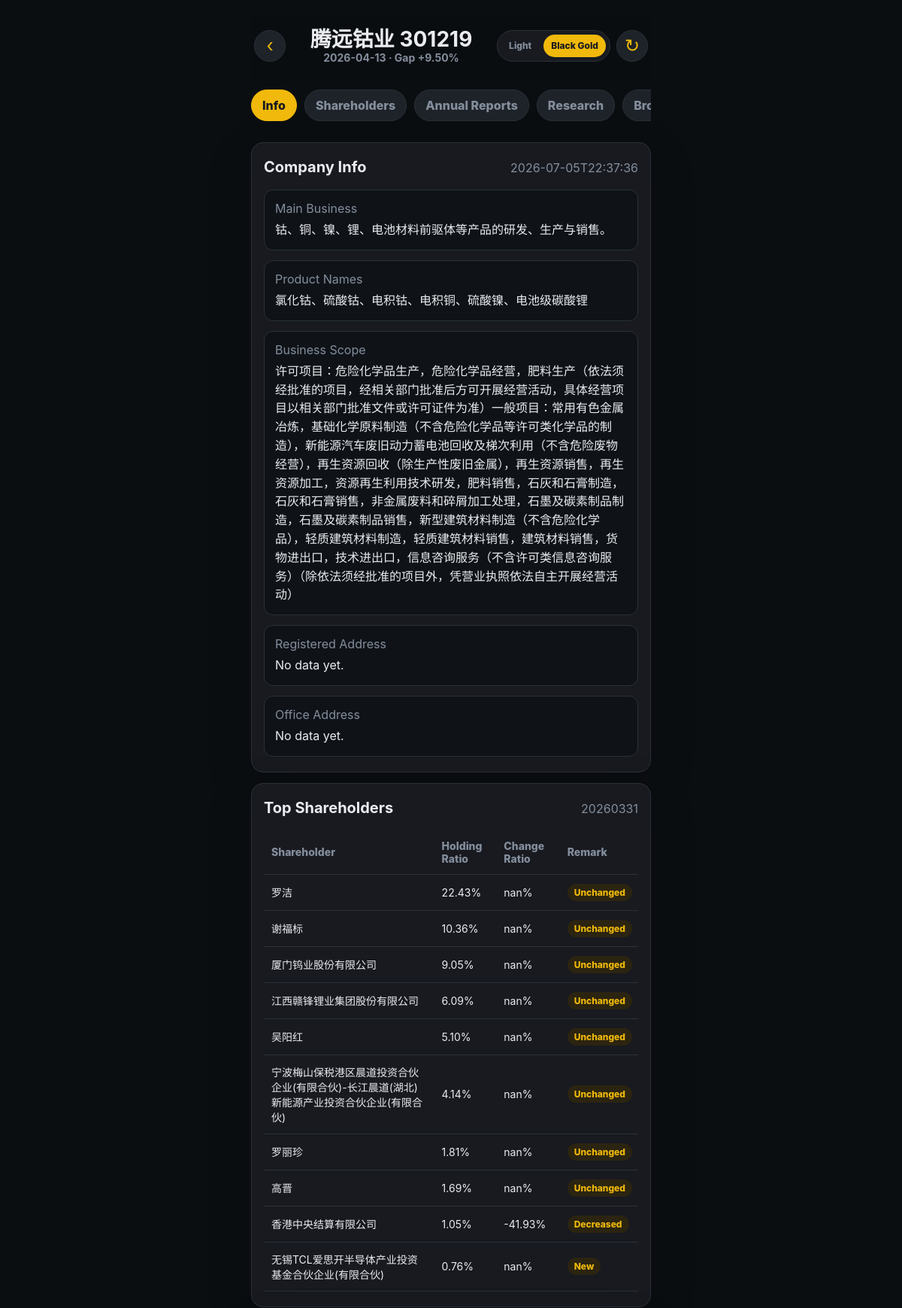
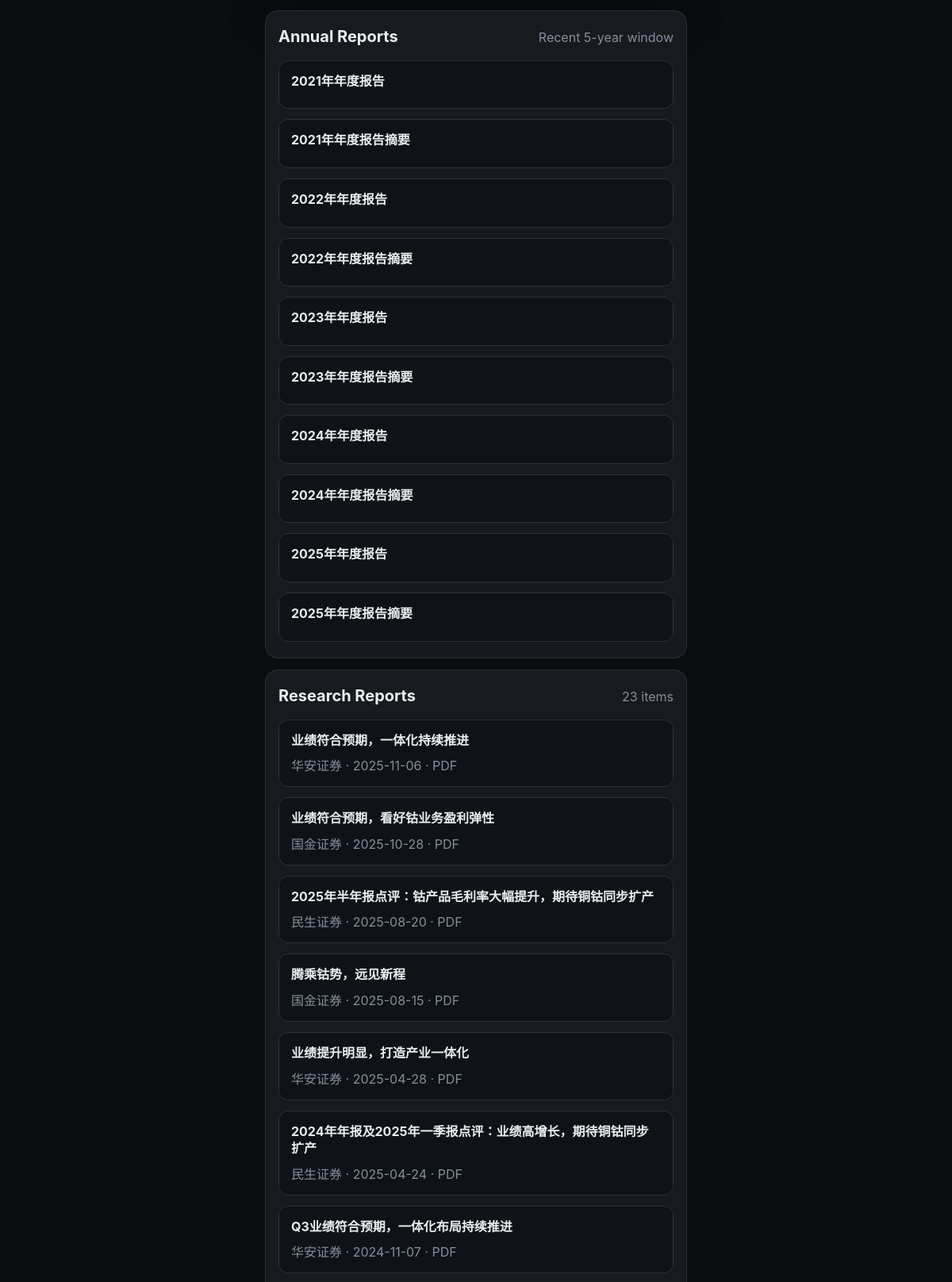
Page /company/301219 (upper part) on the committed database (2 pictures, top to bottom).
### tables this page shows
CREATE TABLE companies (
                code text primary key,
                name text not null,
                deleted integer not null default 0,
                created_at text not null default current_timestamp,
                updated_at text not null default current_timestamp
            );

CREATE TABLE gap_stocks (
                id integer primary key autoincrement,
                period text not null,
                code text not null,
                name text not null,
                announcement_date text,
                gap_gain real,
                source_file text,
                created_at text not null default current_timestamp,
                unique(period, code)
            );

CREATE TABLE company_info (
                code text primary key,
                main_business text,
                product_names text,
                business_scope text,
                raw_json text,
                fetched_at text,
                manual_updated_at text
            , registered_address text, office_address text);

CREATE TABLE shareholders (
                id integer primary key autoincrement,
                code text not null,
                report_period text not null,
                holder_name text,
                holder_type text,
                shares text,
                ratio text,
                change_text text,
                raw_json text,
                fetched_at text,
                unique(code, report_period, holder_name)
            );

CREATE TABLE annual_reports (
                id integer primary key autoincrement,
                code text not null,
                title text not null,
                url text,
                announcement_date text,
                raw_json text,
                fetched_at text,
                unique(code, title, announcement_date)
            );

CREATE TABLE research_reports (
                id integer primary key autoincrement,
                code text not null,
                title text not null,
                institution text,
                report_date text,
                pdf_url text,
                raw_json text,
                fetched_at text,
                unique(code, title, institution, report_date)
            );

### app.py (the view)
@app.route("/company/<code>")
def company(code):
    pure = normalize_code(code)
    backfill_research_urls()
    selected_year = request.args.get("year")
    selected_quarter = request.args.get("quarter")
    sort = request.args.get("sort", "desc")
    source = request.args.get("source", "gap")
    if source != "gap" and not is_custom_source(source):
        source = "gap"
    selected_period = f"{selected_year}{selected_quarter}" if selected_year and selected_quarter else ""
    if is_custom_source(source):
        back_url = url_for("index", source=source)
    else:
        back_url = url_for("index", year=selected_year, quarter=selected_quarter, sort=sort) if selected_period else url_for("index")
    stock = db().execute("select * from companies where code=?", (pure,)).fetchone()
    if not stock:
        return redirect(back_url)
    if selected_period:
        gap = db().execute(
            "select * from gap_stocks where code=? and period=? limit 1", (pure, selected_period)
        ).fetchone()
    else:
        gap = db().execute(
            "select * from gap_stocks where code=? order by period desc limit 1", (pure,)
        ).fetchone()
    info = db().execute("select * from company_info where code=?", (pure,)).fetchone()
    holder_period = db().execute(
        "select max(report_period) as period from shareholders where code=?", (pure,)
    ).fetchone()["period"]
    holder_rows = db().execute(
        "select * from shareholders where code=? and report_period=? order by id limit 10",
        (pure, holder_period or ""),
    ).fetchall()
    holders = [shareholder_view(holder) for holder in holder_rows]
    annual_reports = db().execute(
        "select * from annual_reports where code=? order by announcement_date desc limit 20", (pure,)
    ).fetchall()
    research_reports = db().execute(
        "select * from research_reports where code=? order by report_date desc limit 50", (pure,)
    ).fetchall()
    note_pages = [
        dict(row)
        for row in db().execute(
        "select * from note_pages where code=? order by updated_at desc, id desc", (pure,)
        ).fetchall()
    ]
    return render_template(
        "company.html",
        stock=stock,
        gap=gap,
        info=info,
        holder_period=holder_period,
        holders=holders,
        annual_reports=annual_reports,
        research_reports=research_reports,
        note_pages=note_pages,
        back_url=back_url,
        selected_year=selected_year,
        selected_quarter=selected_quarter,
        sort=sort,
        source=source,
    )

### app.py (called while the page is built, shortened)
def db():
    if "db" not in g:
        g.db = sqlite3.connect(DB_PATH)
        g.db.row_factory = sqlite3.Row
    return g.db

@app.before_request
def ensure_db_ready():
    global _db_ready

def normalize_code(code):
    return re.sub(r"\D", "", code or "")

def is_custom_source(source):
    return source in CUSTOM_STOCK_SOURCES

def pick(record, *names):
    for name in names:
        if name in record and record[name] not in (None, ""):
            return record[name]
    return ""

def to_float(value):
    if value in (None, ""):
        return None
    try:
        return float(str(value).replace("%", "").replace(",", "").strip())
    except ValueError:
        return None

def format_percent(value):
    number = to_float(value)
    if number is None:
        return ""
    return f"{number:.2f}%"

def shareholder_remark(raw, change_value):
    text = " ".join(str(raw.get(key, "")) for key in ("增减", "变动", "股东类型", "股份类型"))
    if "新进" in text:
        return "New"
    if "不变" in text:
        return "Unchanged"
    number = to_float(change_value)
    if number is None:
        return ""
    if number > 0:
        return "Increased"
    if number < 0:
        return "Decreased"
    return "Unchanged"

def shareholder_view(holder):
    raw = {}
    if holder["raw_json"]:
        try:
            raw = json.loads(holder["raw_json"])
        except json.JSONDecodeError:
            raw = {}
    ratio = pick(raw, "占总股本持股比例", "持股比例", "占总股本比例") or holder["ratio"]
    change_ratio = pick(raw, "变动比率", "变动比例") or holder["change_text"]
    return {
        "name": holder["holder_name"],
        "holding_ratio": format_percent(ratio),
        "change_ratio": format_percent(change_ratio),
        "remark": shareholder_remark(raw, change_ratio),
    }

def backfill_research_urls():
    conn = db()
    rows = conn.execute(
        "select id, raw_json from research_reports where coalesce(pdf_url, '') = '' and coalesce(raw_json, '') <> ''"
    ).fetchall()
    changed = 0
    if changed:
        conn.commit()
    return changed

### templates/company.html (shortened to what this page needs)
{% extends "base.html" %}
{% block body %}
<header class="company-header">
  <a class="back-link" href="{{ back_url }}" title="Back">‹</a>
  <div>
    <h1>{{ stock.name }} {{ stock.code }}</h1>
    <p>
      {% if gap %}
        {{ gap.announcement_date }} · Gap {{ '%+.2f%%'|format(gap.gap_gain * 100) }}
      {% else %}
        Company Details
      {% endif %}
    </p>
  </div>
  <div class="header-actions">
    <div class="theme-switcher" aria-label="Theme switcher">
      <button type="button" data-theme-option="light">Light</button>
      <button type="button" data-theme-option="gold">Black Gold</button>
    </div>
    <button class="icon-button" data-refresh="{{ stock.code }}" title="Refresh from AkShare">↻</button>
  </div>
</header>
<nav class="detail-tabs" aria-label="Company sections">
  <a href="#info" class="active">Info</a>
  <a href="#shareholders">Shareholders</a>
  <a href="#reports">Annual Reports</a>
  <a href="#research">Research</a>
  <a href="#broker-interfaces">Broker Interfaces</a>
</nav>
<section id="info" class="panel">
  <div class="panel-title">
    <h2>Company Info</h2>
    <span>{{ info.fetched_at if info and info.fetched_at else 'Not refreshed yet' }}</span>
  </div>
  <div class="info-grid">
    <article>
      <span>Main Business</span>
      <p>{{ info.main_business if info and info.main_business else 'Refresh to load company info.' }}</p>
    </article>
    <article>
      <span>Product Names</span>
      <p>{{ info.product_names if info and info.product_names else 'No data yet.' }}</p>
    </article>
    <article>
      <span>Business Scope</span>
      <p>{{ info.business_scope if info and info.business_scope else 'No data yet.' }}</p>
    </article>
    <article>
      <span>Registered Address</span>
      <p>{{ info.registered_address if info and info.registered_address else 'No data yet.' }}</p>
    </article>
    <article>
      <span>Office Address</span>
      <p>{{ info.office_address if info and info.office_address else 'No data yet.' }}</p>
    </article>
  </div>
</section>
<section id="shareholders" class="panel">
  <div class="panel-title">
    <h2>Top Shareholders</h2>
    <span>{{ holder_period or 'No data' }}</span>
  </div>
  <div class="table-wrap">
    <table>
      <thead>
        <tr><th>Shareholder</th><th>Holding Ratio</th><th>Change Ratio</th><th>Remark</th></tr>
      </thead>
      <tbody>
        {% for holder in holders %}
          <tr>
            <td>{{ holder.name }}</td>
            <td>{{ holder.holding_ratio }}</td>
            <td>{{ holder.change_ratio }}</td>
            <td><span class="status-pill">{{ holder.remark }}</span></td>
          </tr>
        {% else %}
          <tr><td colspan="4">Refresh to load shareholder data.</td></tr>
        {% endfor %}
      </tbody>
    </table>
  </div>
</section>
<section id="reports" class="panel">
  <div class="panel-title">
    <h2>Annual Reports</h2>
    <span>Recent 5-year window</span>
  </div>
  <div class="link-list">
    {% for report in annual_reports %}
      <a href="{{ report.url or '#' }}" target="_blank" rel="noreferrer">
        <strong>{{ report.title }}</strong>
      </a>
    {% else %}
      <p class="empty-line">Refresh to load annual reports.</p>
    {% endfor %}
  </div>
</section>
<section id="research" class="panel">
  <div class="panel-title">
    <h2>Research Reports</h2>
    <span>{{ research_reports|length }} items</span>
  </div>
  <div class="research-list">
    {% for report in research_reports %}
      {% if report.pdf_url %}
        <a class="research-card" href="{{ report.pdf_url }}" target="_blank" rel="noreferrer">
          <strong>{{ report.title }}</strong>
          <span>{{ report.institution }} · {{ report.report_date }} · PDF</span>
        </a>
      {% else %}
        <div class="research-card disabled">
          <strong>{{ report.title }}</strong>
          <span>{{ report.institution }} · {{ report.report_date }} · No PDF link</span>
        </div>
      {% endif %}
    {% else %}
      <p class="empty-line">Refresh to load research reports.</p>
    {% endfor %}
  </div>
</section>
    {% set xueqiu_market = 'BJ' if stock.code.startswith(('4', '8', '92')) else ('SH' if stock.code.startswith(('6', '9')) else 'SZ') %}
{% endblock %}

### static/style.css (style rules this page uses)
:root { color-scheme: dark; --bg: #0b0e11; --panel: #181a20; --panel-soft: #1e2329; --field-bg: #0f1318; --text: #eaecef; --muted: #848e9c; --line: #2b3139; --yellow: #f0b90b; --yellow-soft: #2b2410; --green: #0ecb81; --red: #f6465d; }
* { box-sizing: border-box; }
html { scroll-behavior: smooth; }
body { margin: 0; background: var(--bg); color: var(--text); font-family: -apple-system, BlinkMacSystemFont, "SF Pro Display", "Segoe UI", sans-serif; }
.theme-switcher { display: flex; gap: 6px; padding: 5px; border: 1px solid var(--line); border-radius: 999px; background: var(--panel); }
.theme-switcher button { min-height: 30px; border: 0; border-radius: 999px; padding: 6px 10px; background: transparent; color: var(--muted); font: inherit; font-size: 12px; font-weight: 800; cursor: pointer; }
.theme-switcher button.active { background: var(--yellow); color: #181a20; }
a { color: inherit; text-decoration: none; }
.topbar, .company-header { display: grid; grid-template-columns: 1fr auto; align-items: center; gap: 14px; padding: 14px 4px 20px; }
.company-header { position: sticky; top: 0; z-index: 10; grid-template-columns: 42px minmax(0, 1fr) auto; background: color-mix(in srgb, var(--bg) 92%, transparent); backdrop-filter: blur(16px); text-align: center; }
.header-actions { display: flex; align-items: center; justify-content: end; gap: 8px; }
.eyebrow, .topbar p, .company-header p, .muted, .panel-title span, .stock-main span, .stock-meta span, .link-list span, .research-card span, .info-grid span { color: var(--muted); }
.eyebrow, .topbar p, .company-header p { margin: 0; font-size: 14px; font-weight: 700; }
h1, h2 { margin: 0; letter-spacing: 0; }
h1 { font-size: 28px; line-height: 1.15; }
h2 { font-size: 20px; }
.icon-button, .back-link { display: grid; width: 42px; height: 42px; place-items: center; border: 1px solid var(--line); border-radius: 50%; background: var(--panel-soft); color: var(--yellow); font-size: 24px; cursor: pointer; transition: background 0.16s ease, border-color 0.16s ease, transform 0.16s ease; }
.market-strip, .panel { border: 1px solid var(--line); border-radius: 16px; background: var(--panel); box-shadow: 0 18px 60px rgba(0, 0, 0, 0.18); }
.period-tabs, .detail-tabs, .toolbar { display: flex; gap: 10px; overflow-x: auto; padding: 14px 0; }
.period-tabs a, .detail-tabs a, .segmented a, .note-page-tabs button { flex: 0 0 auto; padding: 10px 14px; border: 1px solid var(--line); border-radius: 999px; background: var(--panel-soft); color: var(--muted); font-weight: 800; cursor: pointer; transition: background 0.16s ease, border-color 0.16s ease, color 0.16s ease, transform 0.16s ease; }
.period-tabs a.active, .detail-tabs a.active, .segmented a.active, .note-page-tabs button.active { border-color: var(--yellow); background: var(--yellow); color: #181a20; }
.panel { margin: 14px 0; padding: 20px 16px; }
.panel-title { display: flex; align-items: baseline; justify-content: space-between; gap: 12px; margin-bottom: 18px; }
.edit-form, .link-list, .research-list, .rich-note-form, .info-grid { display: grid; gap: 13px; }
.info-grid article { display: grid; gap: 6px; padding: 14px; border: 1px solid var(--line); border-radius: 12px; background: #0f1318; background: var(--field-bg); }
.info-grid p { margin: 0; line-height: 1.55; white-space: pre-wrap; }
.table-wrap { overflow-x: auto; }
table { width: 100%; min-width: 500px; border-collapse: collapse; }
th, td { padding: 12px 10px; border-bottom: 1px solid var(--line); text-align: left; font-size: 14px; }
th { color: var(--muted); font-weight: 800; }
.status-pill { display: inline-flex; padding: 4px 9px; border-radius: 999px; background: var(--yellow-soft); color: var(--yellow); font-size: 12px; font-weight: 800; }
.link-list a, .research-card { display: grid; gap: 8px; padding: 15px; border: 1px solid var(--line); border-radius: 12px; background: #0f1318; background: var(--field-bg); transition: border-color 0.16s ease, transform 0.16s ease, background 0.16s ease; }
.link-list strong, .research-card strong { line-height: 1.35; }

### rows in the picture
companies: name "腾远钴业", code "301219"
gap_stocks: announcement_date "2026-04-13", gap.gap_gain*100 "+9.50%"
company_info: fetched_at "2026-07-05T22:37:36", main_business "钴、铜、镍、锂、电池材料前驱体等产品的研发、生产与销售。", product_names "氯化钴、硫酸钴、电积钴、电积铜、硫酸镍、电池级碳酸锂", business_scope "许可项目：危险化学品生产，危险化学品经营，肥料生产（依法须经批准的项目，经相关部门批准后方可开展经营活动，具体经营项目以相关部门批准文件或许可证件为准）一般项目：常用有色金属冶炼，基础化学原料制造（不含危险化学品等许可类化学品的制造），新能源汽车废旧动力蓄电池回收及梯次利用（不含危险废物经营），再生资源回收（除生产性废旧金属），再生资源销售，再生资源加工，资源再生利用技术研发，肥料销售，石灰和石膏制造，石灰和石膏销售，非金属废料和碎屑加工处理，石墨及碳素制品制造，石墨及碳素制品销售，新型建筑材料制造（不含危险化学品），轻质建筑材料制造，轻质建筑材料销售，建筑材料销售，货物进出口，技术进出口，信息咨询服务（不含许可类信息咨询服务）（除依法须经批准的项目外，凭营业执照依法自主开展经营活动）"
shareholders: name "罗洁", holding_ratio "22.43%", change_ratio "nan%", remark "Unchanged"
shareholders: name "谢福标", holding_ratio "10.36%", change_ratio "nan%", remark "Unchanged"
shareholders: name "厦门钨业股份有限公司", holding_ratio "9.05%", change_ratio "nan%", remark "Unchanged"
shareholders: name "江西赣锋锂业集团股份有限公司", holding_ratio "6.09%", change_ratio "nan%", remark "Unchanged"
shareholders: name "吴阳红", holding_ratio "5.10%", change_ratio "nan%", remark "Unchanged"
shareholders: name "宁波梅山保税港区晨道投资合伙企业(有限合伙)-长江晨道(湖北)新能源产业投资合伙企业(有限合伙)", holding_ratio "4.14%", change_ratio "nan%", remark "Unchanged"
shareholders: name "罗丽珍", holding_ratio "1.81%", change_ratio "nan%", remark "Unchanged"
shareholders: name "高晋", holding_ratio "1.69%", change_ratio "nan%", remark "Unchanged"
shareholders: name "香港中央结算有限公司", holding_ratio "1.05%", change_ratio "-41.93%", remark "Decreased"
shareholders: name "无锡TCL爱思开半导体产业投资基金合伙企业(有限合伙)", holding_ratio "0.76%", change_ratio "nan%", remark "New"
annual_reports: title "2021年年度报告"
annual_reports: title "2021年年度报告摘要"
annual_reports: title "2022年年度报告"
annual_reports: title "2022年年度报告摘要"
annual_reports: title "2023年年度报告"
annual_reports: title "2023年年度报告摘要"
annual_reports: title "2024年年度报告"
annual_reports: title "2024年年度报告摘要"
annual_reports: title "2025年年度报告"
annual_reports: title "2025年年度报告摘要"
research_reports: title "业绩符合预期，一体化持续推进", institution "华安证券", report_date "2025-11-06"
research_reports: title "业绩符合预期，看好钴业务盈利弹性", institution "国金证券", report_date "2025-10-28"
research_reports: title "2025年半年报点评：钴产品毛利率大幅提升，期待铜钴同步扩产", institution "民生证券", report_date "2025-08-20"
research_reports: title "腾乘钴势，远见新程", institution "国金证券", report_date "2025-08-15"
research_reports: title "业绩提升明显，打造产业一体化", institution "华安证券", report_date "2025-04-28"
research_reports: title "2024年年报及2025年一季报点评：业绩高增长，期待铜钴同步扩产", institution "民生证券", report_date "2025-04-24"
research_reports: title "Q3业绩符合预期，一体化布局持续推进", institution "华安证券", report_date "2024-11-07"

### other values in the picture
{{ holder_period or 'No data' }} "20260331"
{{ research_reports|length }} "23"
